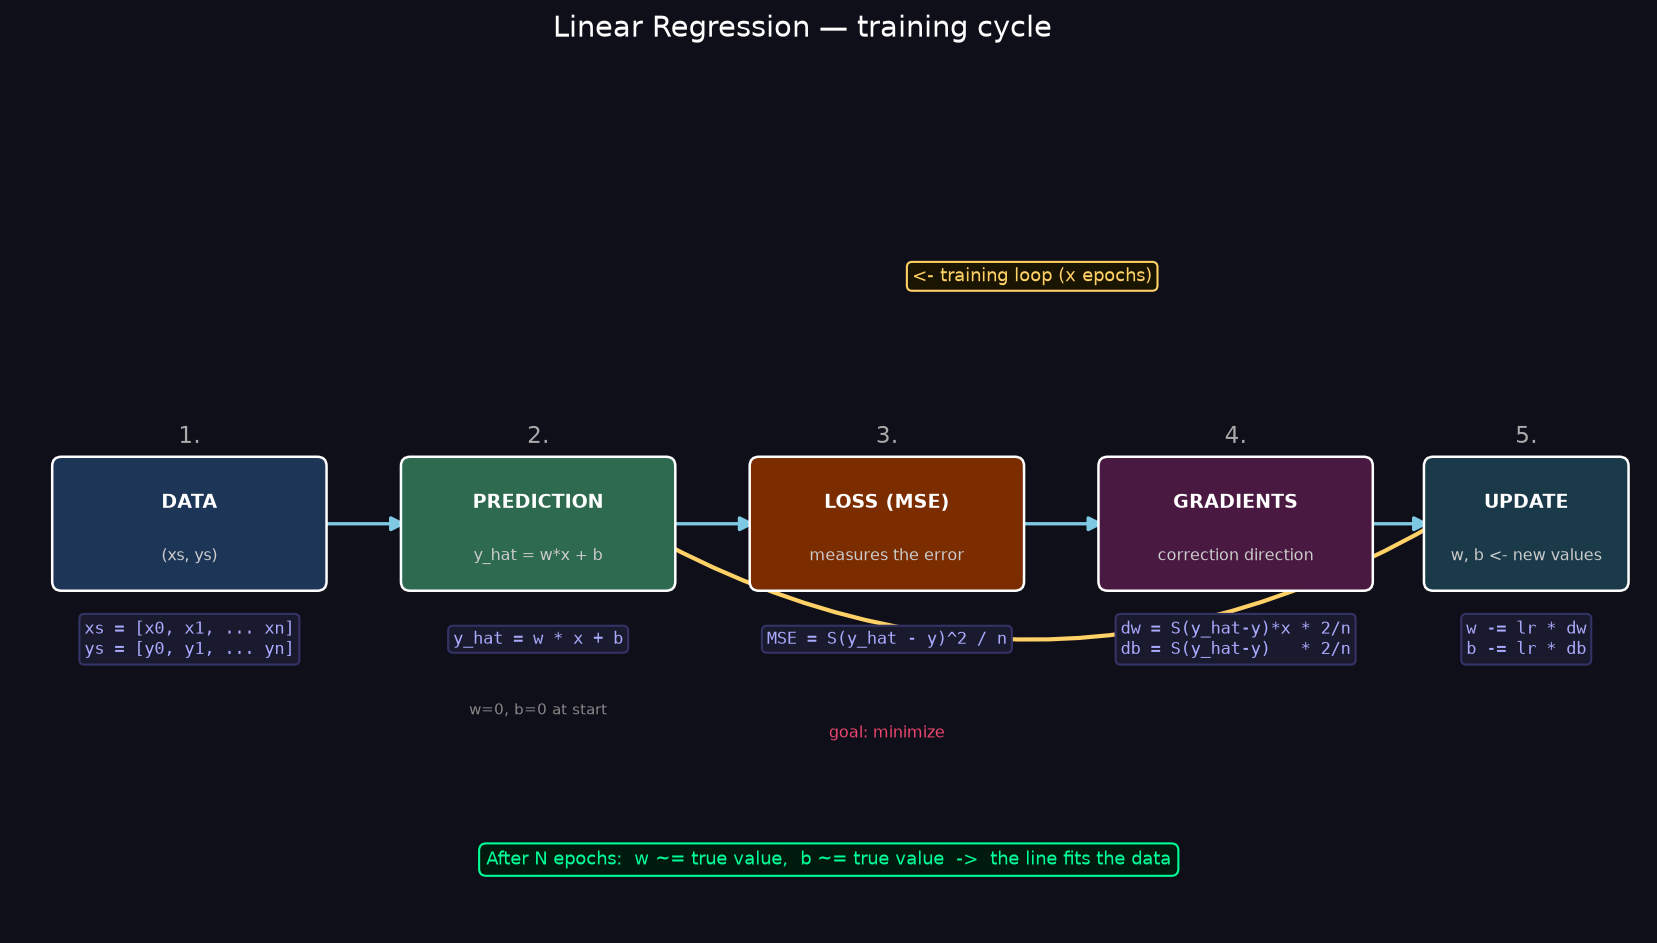

Source code (Python):
"""
python diagram.py  ->  diagram.png
Technical diagram of linear regression / gradient descent training cycle.
"""
import matplotlib.pyplot as plt
import matplotlib.patches as mpatches
from matplotlib.patches import FancyArrowPatch

BG, AX_BG = "#0f0f1a", "#0f0f1a"

fig, ax = plt.subplots(figsize=(14, 7))
fig.patch.set_facecolor(BG)
ax.set_facecolor(AX_BG)
ax.set_xlim(0, 14)
ax.set_ylim(0, 7)
ax.axis("off")

fig.suptitle("Linear Regression — training cycle", color="white", fontsize=14)

# ─────────────────────────────────────────────
# Helpers
# ─────────────────────────────────────────────
def box(ax, x, y, w, h, color, label, sublabel=None):
    rect = mpatches.FancyBboxPatch(
        (x - w/2, y - h/2), w, h,
        boxstyle="round,pad=0.08",
        facecolor=color, edgecolor="white", linewidth=1.2, zorder=3
    )
    ax.add_patch(rect)
    ax.text(x, y + (0.18 if sublabel else 0), label,
            ha="center", va="center", color="white",
            fontsize=9, fontweight="bold", zorder=4)
    if sublabel:
        ax.text(x, y - 0.28, sublabel,
                ha="center", va="center", color="#cccccc",
                fontsize=7.5, zorder=4)

def arrow(ax, x1, y1, x2, y2, color="white", label=None):
    ax.annotate("", xy=(x2, y2), xytext=(x1, y1),
                arrowprops=dict(arrowstyle="-|>", color=color,
                                lw=1.6, mutation_scale=14),
                zorder=2)
    if label:
        mx, my = (x1+x2)/2, (y1+y2)/2
        ax.text(mx + 0.1, my + 0.18, label,
                color=color, fontsize=7.5, ha="center", zorder=5)

def code(ax, x, y, txt, color="#aaaaff"):
    ax.text(x, y, txt, color=color, fontsize=8,
            ha="center", va="center",
            fontfamily="monospace", zorder=5,
            bbox=dict(boxstyle="round,pad=0.3", facecolor="#1a1a2e",
                      edgecolor="#333366", linewidth=1))

# ─────────────────────────────────────────────
# Step 1 — Data
# ─────────────────────────────────────────────
box(ax, 1.5, 3.5, 2.2, 1.0, "#1d3557", "DATA", "(xs, ys)")
code(ax, 1.5, 2.5, "xs = [x0, x1, ... xn]\nys = [y0, y1, ... yn]")

# ─────────────────────────────────────────────
# Step 2 — Prediction
# ─────────────────────────────────────────────
box(ax, 4.5, 3.5, 2.2, 1.0, "#2d6a4f", "PREDICTION", "y_hat = w*x + b")
code(ax, 4.5, 2.5, "y_hat = w * x + b")
ax.text(4.5, 1.85, "w=0, b=0 at start", color="#888888",
        fontsize=7, ha="center")

# ─────────────────────────────────────────────
# Step 3 — Loss
# ─────────────────────────────────────────────
box(ax, 7.5, 3.5, 2.2, 1.0, "#7b2d00", "LOSS (MSE)", "measures the error")
code(ax, 7.5, 2.5, "MSE = S(y_hat - y)^2 / n")

# ─────────────────────────────────────────────
# Step 4 — Gradients
# ─────────────────────────────────────────────
box(ax, 10.5, 3.5, 2.2, 1.0, "#4a1942", "GRADIENTS", "correction direction")
code(ax, 10.5, 2.5, "dw = S(y_hat-y)*x * 2/n\ndb = S(y_hat-y)   * 2/n")

# ─────────────────────────────────────────────
# Step 5 — Update
# ─────────────────────────────────────────────
box(ax, 13.0, 3.5, 1.6, 1.0, "#1a3a4a", "UPDATE", "w, b <- new values")
code(ax, 13.0, 2.5, "w -= lr * dw\nb -= lr * db")

# ─────────────────────────────────────────────
# Main arrows (left -> right)
# ─────────────────────────────────────────────
arrow(ax, 2.6, 3.5, 3.4, 3.5, "#7ec8e3")
arrow(ax, 5.6, 3.5, 6.4, 3.5, "#7ec8e3")
arrow(ax, 8.6, 3.5, 9.4, 3.5, "#7ec8e3")
arrow(ax, 11.6, 3.5, 12.2, 3.5, "#7ec8e3")

# ─────────────────────────────────────────────
# Training loop (UPDATE -> PREDICTION)
# ─────────────────────────────────────────────
ax.annotate("", xy=(4.5, 4.0), xytext=(13.0, 4.0),
            arrowprops=dict(
                arrowstyle="-|>", color="#ffd166",
                lw=2, mutation_scale=14,
                connectionstyle="arc3,rad=-0.35"
            ), zorder=2)
ax.text(8.75, 5.6, "<- training loop (x epochs)",
        color="#ffd166", fontsize=8.5, ha="center",
        bbox=dict(boxstyle="round,pad=0.3", facecolor="#1a1500",
                  edgecolor="#ffd166", linewidth=1))

# ─────────────────────────────────────────────
# Loss goal label
# ─────────────────────────────────────────────
ax.annotate("", xy=(7.5, 3.0), xytext=(7.5, 3.5),
            arrowprops=dict(arrowstyle="-|>", color="#ef476f",
                            lw=1.4, mutation_scale=12), zorder=2)
ax.text(7.5, 1.65, "goal: minimize", color="#ef476f",
        fontsize=7.5, ha="center")

# ─────────────────────────────────────────────
# Step numbers
# ─────────────────────────────────────────────
for i, (x, lbl) in enumerate([(1.5,"1."), (4.5,"2."), (7.5,"3."), (10.5,"4."), (13.0,"5.")], 1):
    ax.text(x, 4.2, lbl, color="#aaaaaa", fontsize=11, ha="center", zorder=5)

# ─────────────────────────────────────────────
# Final result label
# ─────────────────────────────────────────────
ax.text(7.0, 0.55,
        "After N epochs:  w ~= true value,  b ~= true value  ->  the line fits the data",
        color="#00ff99", fontsize=8.5, ha="center",
        bbox=dict(boxstyle="round,pad=0.4", facecolor="#001a0d",
                  edgecolor="#00ff99", linewidth=1))

fig.savefig("src/utils/diagram.png", dpi=150, bbox_inches="tight", facecolor=BG)
print("Saved -> src/utils/diagram.png")
